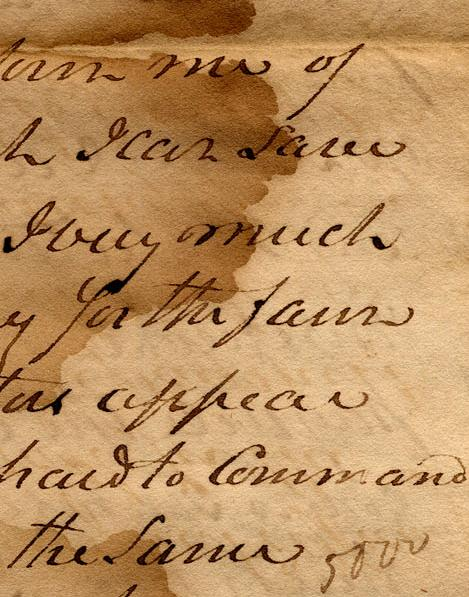
#> input picture Testset/image/DIBCO2011-004.bmp, 469 x 597 px, given in place of DIBCO2011-004.png, which was not available
$ python image_to_512.py Testset/image/DIBCO2011-004.bmp
#> lines starting #> are read from the running program, lines starting #| are printed output that depends on the picture; after the words box and inside, x2 and y2 are one past the last pixel; in counts of white or black regions, pixels touching at a corner belong together; pictures that were not available may be replaced by others from this repository, and a replacement may not be noted
### Base/tool_clean.py
import numpy as np
import cv2

# utils for binarization
IMG_EXTENSIONS = [
    '.jpg', '.JPG', '.jpeg', '.JPEG',
    '.png', '.PNG', '.bmp', '.BMP'
]


def check_is_image(file_name):
    return any(file_name.endswith(extension) for extension in IMG_EXTENSIONS)


# [275 lines left out: functions image_padding, getMedian, get_image_patch, get_image_patch_deep, not called in this run]

### image_to_512.py
import os
import numpy as np
import cv2
from Base.tool_clean import check_is_image, image_padding
import csv

def main(argv=None):

    image_dir = ['./Trainset/image/', './Testset/image/']
    mask_dir = ['./Trainset/mask/', './Testset/mask/']

    imgh = 512
    imgw = 512
    reshape = (imgh, imgw)
    rotation = [0, 1, 2, 3]

    skip_resize_ratio = 6
    skip_max_length = 512
    padding_resize_ratio = 4

    image_save_dir = ['./Ours_resize_512/Trainset/image/', './Ours_resize_512/Testset/image/']
    mask_save_dir = ['./Ours_resize_512/Trainset/mask/', './Ours_resize_512/Testset/mask/']


    kernel = np.ones((5, 5), np.uint8)
    for image_dir, mask_dir, image_save_dir, mask_save_dir in zip(image_dir, mask_dir, image_save_dir, mask_save_dir):

        os.makedirs(image_save_dir, exist_ok=True)
        os.makedirs(mask_save_dir, exist_ok=True)
        image_list = os.listdir(image_dir)
        for image in image_list:
            if not check_is_image(image):
                print('not image', image)
                continue

            img_name = image.split('.')[0]
            # find and read mask file with gray
            if os.path.isfile(os.path.join(mask_dir, img_name + '.png')):
                mask = cv2.imread(os.path.join(mask_dir, img_name + '.png'), cv2.IMREAD_GRAYSCALE)
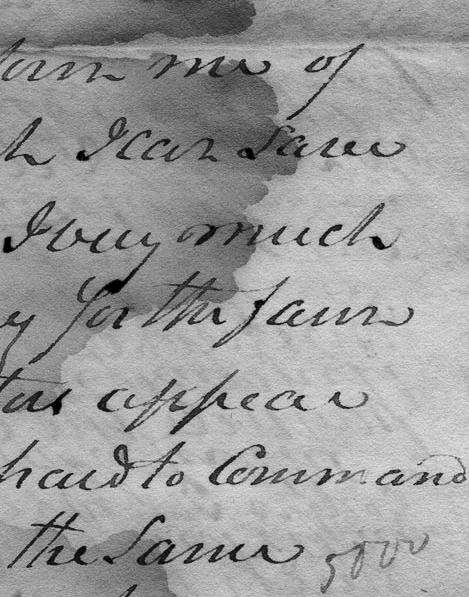
#> mask: shape (597, 469); min 0, max 237, mean 155.1
            elif os.path.isfile(os.path.join(mask_dir, img_name + '.bmp')):
                mask = cv2.imread(os.path.join(mask_dir, img_name + '.bmp'), cv2.IMREAD_GRAYSCALE)
            elif os.path.isfile(os.path.join(mask_dir, img_name) + '.jpg'):
                mask = cv2.imread(os.path.join(mask_dir, img_name) + '.jpg', cv2.IMREAD_GRAYSCALE)
            else:
                print('no mask')
                continue

            # there are few images that have a value (1 ~ 254)
            # bickley image has faint text
            mask[mask < 190] = 0
            mask[mask >= 190] = 255
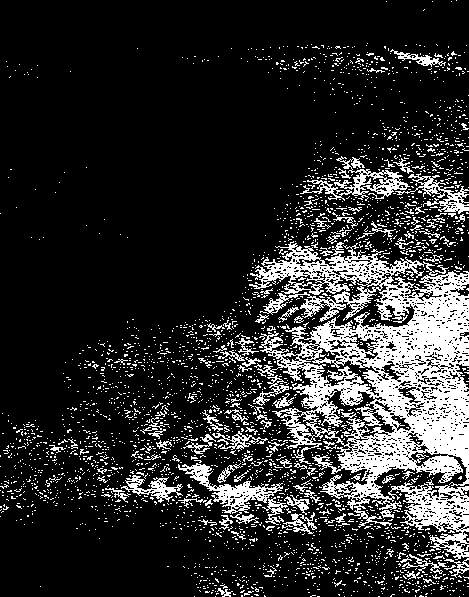
#> mask: shape (597, 469); 17.4% white; 3074 white regions (2954 under 20 px), largest, box (x1, y1, x2, y2) and area: (249, 241, 469, 560) 29475, (178, 463, 283, 514) 1372, (300, 156, 410, 201) 1286

            image = cv2.imread(os.path.join(image_dir, image))
#> image is the input picture: shape (597, 469, 3); mean B, G, R 96.9, 144.3, 187.1
            h, w = image.shape[:2]
#> h = 597; w = 469
            min_length = min(h, w)
#> min_length = 469
            max_length = max(h, w)
#> max_length = 597

            # pass global prediction
            if min_length * skip_resize_ratio < max_length or max_length < skip_max_length:
                continue

            if min_length * padding_resize_ratio < max_length:
                mask, _ = image_padding(mask, is_mask=True)
                image, _ = image_padding(image)

            print('processing the image:', img_name)

            image = cv2.resize(image, dsize=reshape, interpolation=cv2.INTER_NEAREST)
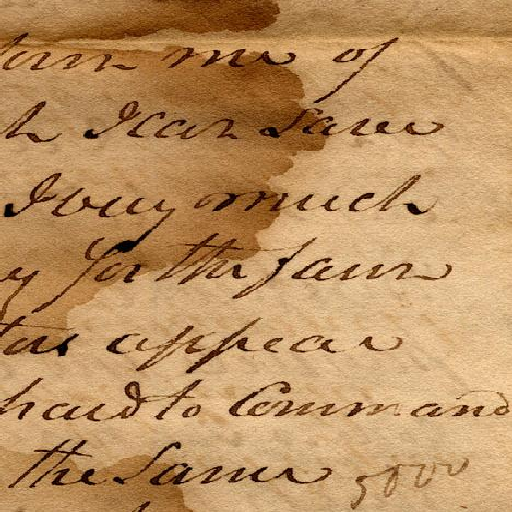
#> image: shape (512, 512, 3); mean B, G, R 96.9, 144.3, 187.1
            mask = cv2.resize(mask, dsize=reshape, interpolation=cv2.INTER_NEAREST)
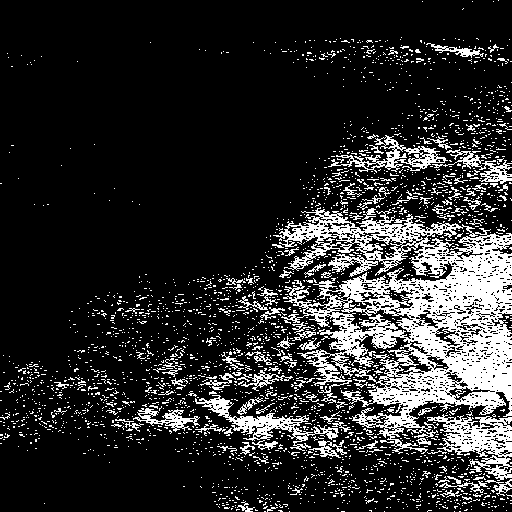
#> mask: shape (512, 512); 17.4% white; 2709 white regions (2586 under 20 px), largest, box (x1, y1, x2, y2) and area: (273, 207, 512, 454) 25154, (427, 414, 512, 481) 2420, (195, 395, 339, 451) 1670
            mask = cv2.erode(mask, kernel, iterations=1)
#> mask: shape (512, 512); 0.96% white; 132 white regions (111 under 20 px), largest, box (x1, y1, x2, y2) and area: (461, 359, 512, 397) 654, (457, 274, 501, 306) 512, (415, 328, 434, 341) 94

            if 'test' in image_dir:
                cv2.imwrite('%s/%s.png' % (image_save_dir, img_name), image)
                cv2.imwrite('%s/%s.png' % (mask_save_dir, img_name), mask)
                continue

            for k in rotation:
                img_tmp = np.rot90(image, k)
                mask_tmp = np.rot90(mask, k)
                cv2.imwrite('%s/%s_r%d.png' % (image_save_dir, img_name, k), img_tmp)
                cv2.imwrite('%s/%s_r%d.png' % (mask_save_dir, img_name, k), mask_tmp)

            # vertical axis
            img_tmp = np.fliplr(image)
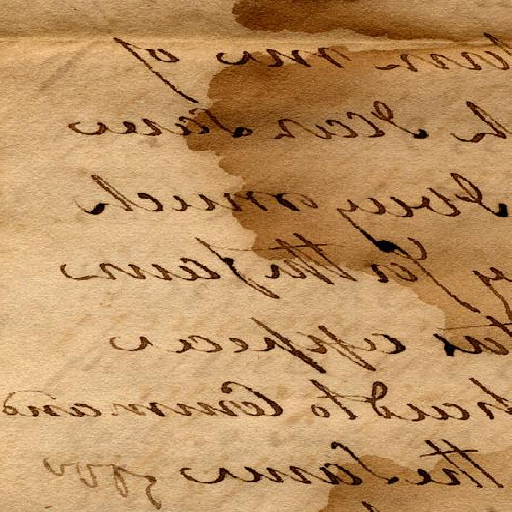
#> img_tmp: shape (512, 512, 3); mean B, G, R 96.9, 144.3, 187.1
            mask_tmp = np.fliplr(mask)
#> mask_tmp: shape (512, 512); 0.96% white; 132 white regions (111 under 20 px), largest, box (x1, y1, x2, y2) and area: (0, 359, 51, 397) 654, (11, 274, 55, 306) 512, (78, 328, 97, 341) 94
            cv2.imwrite('%s/%s_v%d.png' % (image_save_dir, img_name, 0), img_tmp)
            cv2.imwrite('%s/%s_v%d.png' % (mask_save_dir, img_name, 0), mask_tmp)

            # horizontal axis
            img_tmp = np.flipud(image)
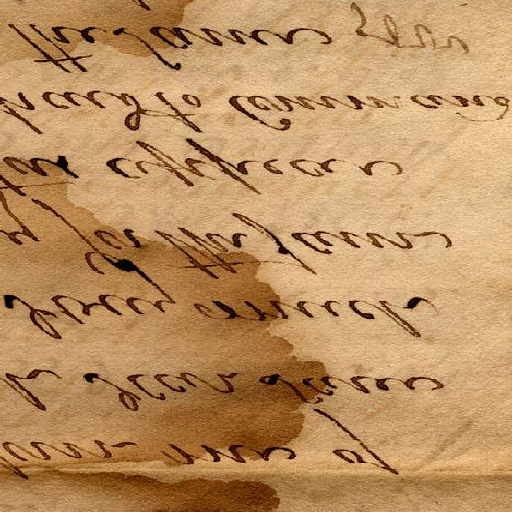
#> img_tmp: shape (512, 512, 3); mean B, G, R 96.9, 144.3, 187.1
            mask_tmp = np.flipud(mask)
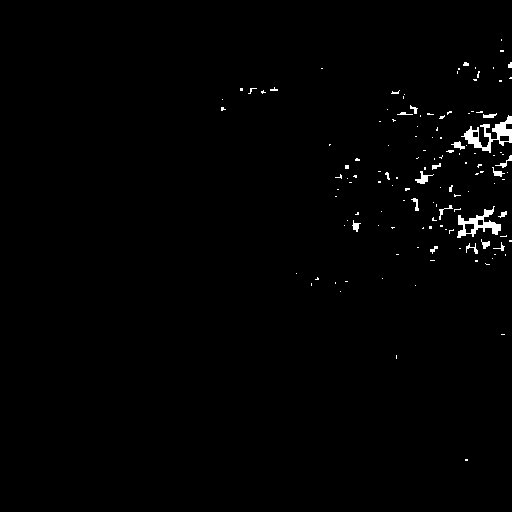
#> mask_tmp: shape (512, 512); 0.96% white; 132 white regions (111 under 20 px), largest, box (x1, y1, x2, y2) and area: (461, 115, 512, 153) 654, (457, 206, 501, 238) 512, (415, 171, 434, 184) 94
            cv2.imwrite('%s/%s_h%d.png' % (image_save_dir, img_name, 0), img_tmp)
            cv2.imwrite('%s/%s_h%d.png' % (mask_save_dir, img_name, 0), mask_tmp)

if __name__ == '__main__':
    main()
